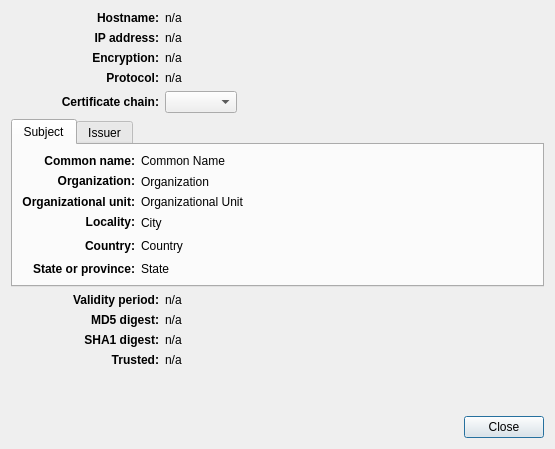
<?xml version="1.0" encoding="UTF-8"?>
<ui version="4.0">
 <class>SslInfoDlg</class>
 <widget class="QDialog" name="SslInfoDlg">
  <property name="geometry">
   <rect>
    <x>0</x>
    <y>0</y>
    <width>555</width>
    <height>449</height>
   </rect>
  </property>
  <property name="windowTitle">
   <string>Security Information</string>
  </property>
  <layout class="QVBoxLayout" name="verticalLayout">
   <item>
    <layout class="QGridLayout" name="gridLayout">
     <item row="0" column="0">
      <widget class="QLabel" name="label">
       <property name="text">
        <string>&lt;b&gt;Hostname:&lt;/b&gt;</string>
       </property>
       <property name="alignment">
        <set>Qt::AlignRight|Qt::AlignTrailing|Qt::AlignVCenter</set>
       </property>
      </widget>
     </item>
     <item row="0" column="1">
      <widget class="QLabel" name="hostname">
       <property name="text">
        <string notr="true">n/a</string>
       </property>
      </widget>
     </item>
     <item row="1" column="0">
      <widget class="QLabel" name="label_2">
       <property name="text">
        <string>&lt;b&gt;IP address:&lt;/b&gt;</string>
       </property>
       <property name="alignment">
        <set>Qt::AlignRight|Qt::AlignTrailing|Qt::AlignVCenter</set>
       </property>
      </widget>
     </item>
     <item row="1" column="1">
      <widget class="QLabel" name="address">
       <property name="text">
        <string notr="true">n/a</string>
       </property>
      </widget>
     </item>
     <item row="2" column="0">
      <widget class="QLabel" name="label_3">
       <property name="text">
        <string>&lt;b&gt;Encryption:&lt;/b&gt;</string>
       </property>
       <property name="alignment">
        <set>Qt::AlignRight|Qt::AlignTrailing|Qt::AlignVCenter</set>
       </property>
      </widget>
     </item>
     <item row="2" column="1">
      <widget class="QLabel" name="encryption">
       <property name="text">
        <string notr="true">n/a</string>
       </property>
      </widget>
     </item>
     <item row="3" column="0">
      <widget class="QLabel" name="label_5">
       <property name="text">
        <string>&lt;b&gt;Protocol:&lt;/b&gt;</string>
       </property>
       <property name="alignment">
        <set>Qt::AlignRight|Qt::AlignTrailing|Qt::AlignVCenter</set>
       </property>
      </widget>
     </item>
     <item row="3" column="1">
      <widget class="QLabel" name="protocol">
       <property name="text">
        <string notr="true">n/a</string>
       </property>
      </widget>
     </item>
     <item row="4" column="0">
      <widget class="QLabel" name="label_6">
       <property name="text">
        <string>&lt;b&gt;Certificate chain:&lt;/b&gt;</string>
       </property>
       <property name="alignment">
        <set>Qt::AlignRight|Qt::AlignTrailing|Qt::AlignVCenter</set>
       </property>
      </widget>
     </item>
     <item row="4" column="1">
      <widget class="QComboBox" name="certificateChain">
       <property name="sizePolicy">
        <sizepolicy hsizetype="Maximum" vsizetype="Fixed">
         <horstretch>0</horstretch>
         <verstretch>0</verstretch>
        </sizepolicy>
       </property>
      </widget>
     </item>
     <item row="5" column="0" colspan="4">
      <widget class="QTabWidget" name="tabWidget">
       <property name="sizePolicy">
        <sizepolicy hsizetype="Expanding" vsizetype="Maximum">
         <horstretch>0</horstretch>
         <verstretch>0</verstretch>
        </sizepolicy>
       </property>
       <property name="currentIndex">
        <number>0</number>
       </property>
       <widget class="QWidget" name="subjectTab">
        <attribute name="title">
         <string>Subject</string>
        </attribute>
        <layout class="QGridLayout" name="gridLayout_2">
         <item row="0" column="0">
          <widget class="QLabel" name="label_7">
           <property name="text">
            <string>&lt;b&gt;Common name:&lt;/b&gt;</string>
           </property>
           <property name="alignment">
            <set>Qt::AlignRight|Qt::AlignTrailing|Qt::AlignVCenter</set>
           </property>
          </widget>
         </item>
         <item row="0" column="1">
          <widget class="QLabel" name="subjectCommonName">
           <property name="text">
            <string notr="true">Common Name</string>
           </property>
          </widget>
         </item>
         <item row="1" column="0">
          <widget class="QLabel" name="label_8">
           <property name="text">
            <string>&lt;b&gt;Organization:&lt;/b&gt;</string>
           </property>
           <property name="alignment">
            <set>Qt::AlignRight|Qt::AlignTrailing|Qt::AlignVCenter</set>
           </property>
          </widget>
         </item>
         <item row="1" column="1">
          <widget class="QLabel" name="subjectOrganization">
           <property name="text">
            <string notr="true">Organization</string>
           </property>
          </widget>
         </item>
         <item row="2" column="0">
          <widget class="QLabel" name="label_9">
           <property name="text">
            <string>&lt;b&gt;Organizational unit:&lt;/b&gt;</string>
           </property>
           <property name="alignment">
            <set>Qt::AlignRight|Qt::AlignTrailing|Qt::AlignVCenter</set>
           </property>
          </widget>
         </item>
         <item row="2" column="1">
          <widget class="QLabel" name="subjectOrganizationalUnit">
           <property name="text">
            <string notr="true">Organizational Unit</string>
           </property>
          </widget>
         </item>
         <item row="5" column="0">
          <widget class="QLabel" name="label_10">
           <property name="text">
            <string>&lt;b&gt;Country:&lt;/b&gt;</string>
           </property>
           <property name="alignment">
            <set>Qt::AlignRight|Qt::AlignTrailing|Qt::AlignVCenter</set>
           </property>
          </widget>
         </item>
         <item row="5" column="1">
          <widget class="QLabel" name="subjectCountry">
           <property name="text">
            <string notr="true">Country</string>
           </property>
          </widget>
         </item>
         <item row="6" column="0">
          <widget class="QLabel" name="label_11">
           <property name="text">
            <string>&lt;b&gt;State or province:&lt;/b&gt;</string>
           </property>
           <property name="alignment">
            <set>Qt::AlignRight|Qt::AlignTrailing|Qt::AlignVCenter</set>
           </property>
          </widget>
         </item>
         <item row="6" column="1">
          <widget class="QLabel" name="subjectState">
           <property name="text">
            <string notr="true">State</string>
           </property>
          </widget>
         </item>
         <item row="5" column="2">
          <spacer name="horizontalSpacer">
           <property name="orientation">
            <enum>Qt::Horizontal</enum>
           </property>
           <property name="sizeHint" stdset="0">
            <size>
             <width>40</width>
             <height>20</height>
            </size>
           </property>
          </spacer>
         </item>
         <item row="4" column="1">
          <widget class="QLabel" name="subjectCity">
           <property name="text">
            <string notr="true">City</string>
           </property>
          </widget>
         </item>
         <item row="4" column="0">
          <widget class="QLabel" name="label_12">
           <property name="text">
            <string>&lt;b&gt;Locality:&lt;/b&gt;</string>
           </property>
           <property name="alignment">
            <set>Qt::AlignRight|Qt::AlignTrailing|Qt::AlignVCenter</set>
           </property>
          </widget>
         </item>
        </layout>
       </widget>
       <widget class="QWidget" name="issuerTab">
        <attribute name="title">
         <string>Issuer</string>
        </attribute>
        <layout class="QGridLayout" name="gridLayout_3">
         <item row="0" column="0">
          <widget class="QLabel" name="label_17">
           <property name="text">
            <string>&lt;b&gt;Common name:&lt;/b&gt;</string>
           </property>
           <property name="alignment">
            <set>Qt::AlignRight|Qt::AlignTrailing|Qt::AlignVCenter</set>
           </property>
          </widget>
         </item>
         <item row="0" column="1">
          <widget class="QLabel" name="issuerCommonName">
           <property name="text">
            <string notr="true">Common Name</string>
           </property>
          </widget>
         </item>
         <item row="1" column="0">
          <widget class="QLabel" name="label_18">
           <property name="text">
            <string>&lt;b&gt;Organization:&lt;/b&gt;</string>
           </property>
           <property name="alignment">
            <set>Qt::AlignRight|Qt::AlignTrailing|Qt::AlignVCenter</set>
           </property>
          </widget>
         </item>
         <item row="1" column="1">
          <widget class="QLabel" name="issuerOrganization">
           <property name="text">
            <string notr="true">Organization</string>
           </property>
          </widget>
         </item>
         <item row="2" column="0">
          <widget class="QLabel" name="label_13">
           <property name="text">
            <string>&lt;b&gt;Organizational unit:&lt;/b&gt;</string>
           </property>
           <property name="alignment">
            <set>Qt::AlignRight|Qt::AlignTrailing|Qt::AlignVCenter</set>
           </property>
          </widget>
         </item>
         <item row="2" column="1">
          <widget class="QLabel" name="issuerOrganizationalUnit">
           <property name="text">
            <string notr="true">Organizational Unit</string>
           </property>
          </widget>
         </item>
         <item row="5" column="0">
          <widget class="QLabel" name="label_15">
           <property name="text">
            <string>&lt;b&gt;Country:&lt;/b&gt;</string>
           </property>
           <property name="alignment">
            <set>Qt::AlignRight|Qt::AlignTrailing|Qt::AlignVCenter</set>
           </property>
          </widget>
         </item>
         <item row="5" column="1">
          <widget class="QLabel" name="issuerCountry">
           <property name="text">
            <string notr="true">Country</string>
           </property>
          </widget>
         </item>
         <item row="6" column="0">
          <widget class="QLabel" name="label_16">
           <property name="text">
            <string>&lt;b&gt;State or province:&lt;/b&gt;</string>
           </property>
           <property name="alignment">
            <set>Qt::AlignRight|Qt::AlignTrailing|Qt::AlignVCenter</set>
           </property>
          </widget>
         </item>
         <item row="6" column="1">
          <widget class="QLabel" name="issuerState">
           <property name="text">
            <string notr="true">State</string>
           </property>
          </widget>
         </item>
         <item row="5" column="2">
          <spacer name="horizontalSpacer_3">
           <property name="orientation">
            <enum>Qt::Horizontal</enum>
           </property>
           <property name="sizeHint" stdset="0">
            <size>
             <width>40</width>
             <height>20</height>
            </size>
           </property>
          </spacer>
         </item>
         <item row="4" column="1">
          <widget class="QLabel" name="issuerCity">
           <property name="text">
            <string notr="true">City</string>
           </property>
          </widget>
         </item>
         <item row="4" column="0">
          <widget class="QLabel" name="label_14">
           <property name="text">
            <string>&lt;b&gt;Locality:&lt;/b&gt;</string>
           </property>
           <property name="alignment">
            <set>Qt::AlignRight|Qt::AlignTrailing|Qt::AlignVCenter</set>
           </property>
          </widget>
         </item>
        </layout>
       </widget>
      </widget>
     </item>
     <item row="7" column="0">
      <widget class="QLabel" name="label_20">
       <property name="text">
        <string>&lt;b&gt;Validity period:&lt;/b&gt;</string>
       </property>
       <property name="alignment">
        <set>Qt::AlignRight|Qt::AlignTrailing|Qt::AlignVCenter</set>
       </property>
      </widget>
     </item>
     <item row="7" column="1">
      <widget class="QLabel" name="validity">
       <property name="text">
        <string notr="true">n/a</string>
       </property>
      </widget>
     </item>
     <item row="8" column="0">
      <widget class="QLabel" name="label_22">
       <property name="text">
        <string>&lt;b&gt;MD5 digest:&lt;/b&gt;</string>
       </property>
       <property name="alignment">
        <set>Qt::AlignRight|Qt::AlignTrailing|Qt::AlignVCenter</set>
       </property>
      </widget>
     </item>
     <item row="8" column="1">
      <widget class="QLabel" name="md5Digest">
       <property name="text">
        <string notr="true">n/a</string>
       </property>
      </widget>
     </item>
     <item row="9" column="0">
      <widget class="QLabel" name="label_23">
       <property name="text">
        <string>&lt;b&gt;SHA1 digest:&lt;/b&gt;</string>
       </property>
       <property name="alignment">
        <set>Qt::AlignRight|Qt::AlignTrailing|Qt::AlignVCenter</set>
       </property>
      </widget>
     </item>
     <item row="9" column="1">
      <widget class="QLabel" name="sha1Digest">
       <property name="text">
        <string notr="true">n/a</string>
       </property>
      </widget>
     </item>
     <item row="4" column="2" colspan="2">
      <spacer name="horizontalSpacer_2">
       <property name="orientation">
        <enum>Qt::Horizontal</enum>
       </property>
       <property name="sizeHint" stdset="0">
        <size>
         <width>40</width>
         <height>20</height>
        </size>
       </property>
      </spacer>
     </item>
     <item row="10" column="0">
      <widget class="QLabel" name="label_19">
       <property name="text">
        <string>&lt;b&gt;Trusted:&lt;/b&gt;</string>
       </property>
       <property name="alignment">
        <set>Qt::AlignRight|Qt::AlignTop|Qt::AlignTrailing</set>
       </property>
      </widget>
     </item>
     <item row="10" column="1">
      <widget class="QLabel" name="trusted">
       <property name="sizePolicy">
        <sizepolicy hsizetype="Preferred" vsizetype="Maximum">
         <horstretch>0</horstretch>
         <verstretch>0</verstretch>
        </sizepolicy>
       </property>
       <property name="text">
        <string notr="true">n/a</string>
       </property>
       <property name="wordWrap">
        <bool>false</bool>
       </property>
      </widget>
     </item>
    </layout>
   </item>
   <item>
    <spacer name="verticalSpacer">
     <property name="orientation">
      <enum>Qt::Vertical</enum>
     </property>
     <property name="sizeHint" stdset="0">
      <size>
       <width>20</width>
       <height>40</height>
      </size>
     </property>
    </spacer>
   </item>
   <item>
    <widget class="QDialogButtonBox" name="buttonBox">
     <property name="orientation">
      <enum>Qt::Horizontal</enum>
     </property>
     <property name="standardButtons">
      <set>QDialogButtonBox::Close</set>
     </property>
    </widget>
   </item>
  </layout>
 </widget>
 <tabstops>
  <tabstop>certificateChain</tabstop>
  <tabstop>tabWidget</tabstop>
  <tabstop>buttonBox</tabstop>
 </tabstops>
 <resources/>
 <connections>
  <connection>
   <sender>buttonBox</sender>
   <signal>accepted()</signal>
   <receiver>SslInfoDlg</receiver>
   <slot>accept()</slot>
   <hints>
    <hint type="sourcelabel">
     <x>248</x>
     <y>254</y>
    </hint>
    <hint type="destinationlabel">
     <x>157</x>
     <y>274</y>
    </hint>
   </hints>
  </connection>
  <connection>
   <sender>buttonBox</sender>
   <signal>rejected()</signal>
   <receiver>SslInfoDlg</receiver>
   <slot>reject()</slot>
   <hints>
    <hint type="sourcelabel">
     <x>316</x>
     <y>260</y>
    </hint>
    <hint type="destinationlabel">
     <x>286</x>
     <y>274</y>
    </hint>
   </hints>
  </connection>
 </connections>
</ui>
